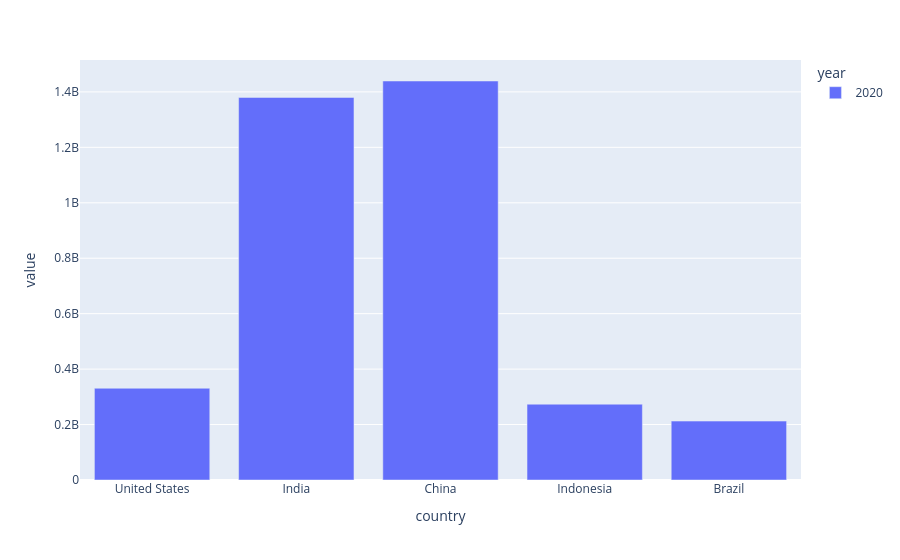

The code cell stored with this chart in its notebook:
### Code cell
px.bar(data_frame=df_pivot20)

### Figure 1 — Plotly figure (JSON) as saved in the notebook; plotly's stock layout.template omitted (floating-point values rounded to 4 significant figures)
{"data": [{"alignmentgroup": "True", "hovertemplate": "year=2020<br>country=%{x}<br>value=%{y}<extra></extra>", "legendgroup": "2020", "marker": {"color": "#636efa", "pattern": {"shape": ""}}, "name": "2020", "offsetgroup": "2020", "orientation": "v", "showlegend": true, "textposition": "auto", "type": "bar", "x": ["United States", "India", "China", "Indonesia", "Brazil"], "xaxis": "x", "y": [331002651, 1380004385, 1439323776, 273523615, 212559417], "yaxis": "y"}], "layout": {"barmode": "relative", "legend": {"title": {"text": "year"}, "tracegroupgap": 0}, "margin": {"t": 60}, "xaxis": {"anchor": "y", "domain": [0, 1], "title": {"text": "country"}}, "yaxis": {"anchor": "x", "domain": [0, 1], "title": {"text": "value"}}}}
